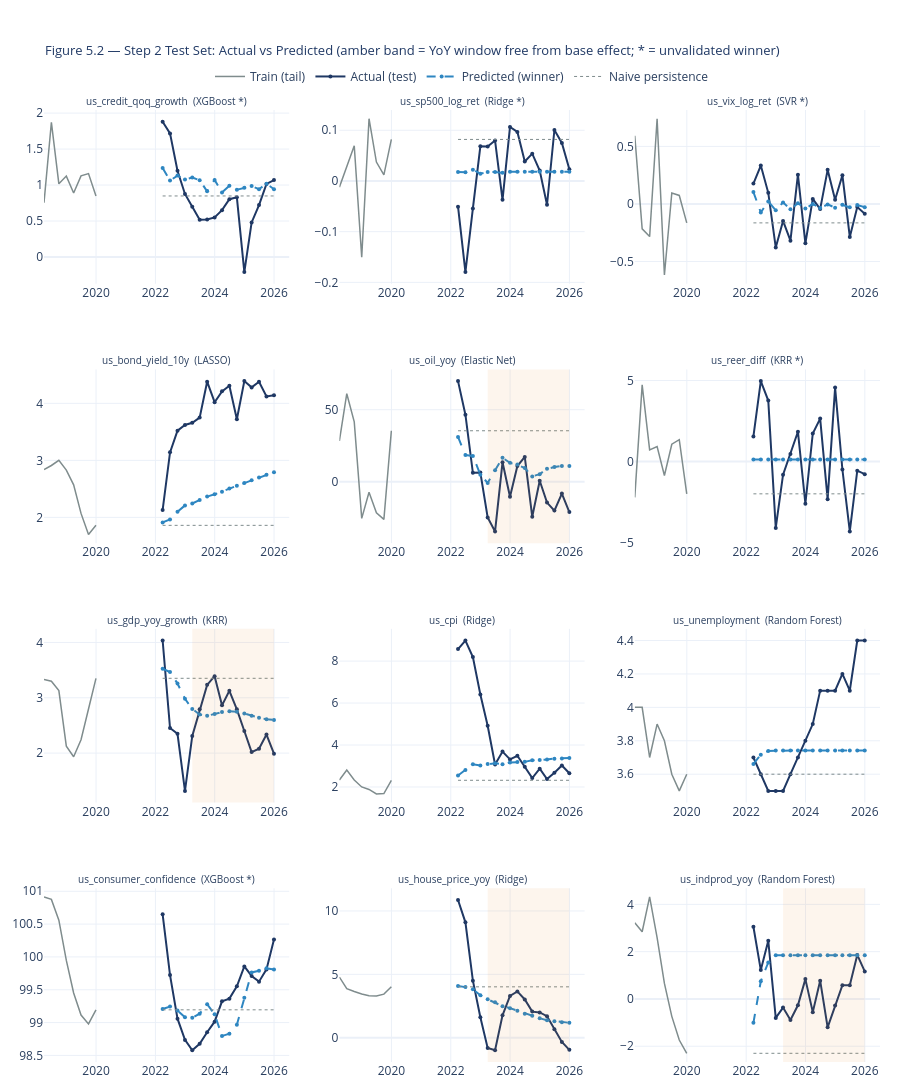

Notebook cell for this chart:
### Code cell
# ── 5b.2 Actual vs predicted — winning model per variable ────────────────
n_vars = len(VARIABLES)
n_cols = 3
n_rows = int(np.ceil(n_vars / n_cols))

fig = make_subplots(
    rows=n_rows, cols=n_cols,
    subplot_titles=[f'{v}  ({winner_dict[v]}{"" if validated_dict[v] else " *"})'
                     for v in VARIABLES],
    vertical_spacing=0.09, horizontal_spacing=0.06
)

for i, var_name in enumerate(VARIABLES):
    row, col = i // n_cols + 1, i % n_cols + 1
    cfg     = VARIABLES[var_name]
    train   = train_dict[var_name]
    test    = test_dict[var_name]
    winner  = winner_dict[var_name]
    model   = frozen_models[var_name][winner]
    scaler  = scaler_dict[var_name]
    n_lags  = lag_dict[var_name]

    preds = recursive_forecast(model, train, scaler, n_lags, len(test))
    naive = np.full(len(test), train.iloc[-1])

    # Last two years of training data for visual context
    train_tail = train.iloc[-8:]

    fig.add_trace(go.Scatter(x=train_tail.index, y=train_tail.values, mode='lines',
        line=dict(color=GREY, width=1.5), showlegend=(i == 0), name='Train (tail)'),
        row=row, col=col)
    fig.add_trace(go.Scatter(x=test.index, y=test.values, mode='lines+markers',
        line=dict(color=NAVY, width=2), marker=dict(size=4),
        showlegend=(i == 0), name='Actual (test)'), row=row, col=col)
    fig.add_trace(go.Scatter(x=test.index, y=preds, mode='lines+markers',
        line=dict(color=BLUE, width=2, dash='dash'), marker=dict(size=4),
        showlegend=(i == 0), name='Predicted (winner)'), row=row, col=col)
    fig.add_trace(go.Scatter(x=test.index, y=naive, mode='lines',
        line=dict(color=GREY, width=1, dash='dot'),
        showlegend=(i == 0), name='Naive persistence'), row=row, col=col)

    if cfg['yoy_caveat']:
        fig.add_vrect(x0=YOY_SUBWINDOW_START, x1=test.index.max(),
            fillcolor=AMBER, opacity=0.08, line_width=0, row=row, col=col)

fig.update_layout(
    title=dict(text='Figure 5.2 \u2014 Step 2 Test Set: Actual vs Predicted '
                     '(amber band = YoY window free from base effect; * = unvalidated winner)',
               font=dict(size=13, color=NAVY)),
    template=TEMPLATE,
    height=280 * n_rows,
    legend=dict(orientation='h', yanchor='bottom', y=1.02, xanchor='center', x=0.5),
    margin=dict(t=110, b=30, l=40, r=20)
)
fig.update_annotations(font_size=10)
fig.show()
